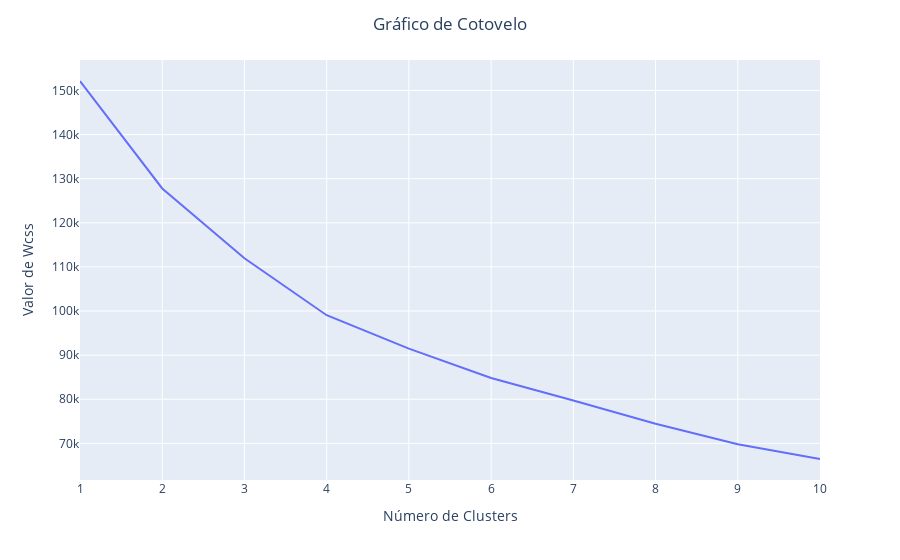

Notebook code for this chart:
### Code cell
# Graficamos nuestro diagrama del codo para ver donde quedo la menor variación de nuestra curva y reconocer el número óptimo del clusters
grafico=px.line(x=range(1,11),y=wcssCC)
grafico.update_xaxes(title_text="Número de Clusters")
grafico.update_yaxes(title_text="Valor de Wcss")
grafico.update_layout(title_text="Gráfico de Cotovelo", title_x=0.5)
grafico.show()

### Figure 1 — Plotly figure (JSON) as saved in the notebook; plotly's stock layout.template omitted (floating-point values rounded to 4 significant figures)
{"data": [{"hovertemplate": "x=%{x}<br>y=%{y}<extra></extra>", "legendgroup": "", "line": {"color": "#636efa", "dash": "solid"}, "marker": {"symbol": "circle"}, "mode": "lines", "name": "", "orientation": "v", "showlegend": false, "type": "scatter", "x": [1, 2, 3, 4, 5, 6, 7, 8, 9, 10], "xaxis": "x", "y": [152150, 127800.0, 112000.0, 99060.0, 91480.0, 84810.0, 79710.0, 74450.0, 69810.0, 66460.0], "yaxis": "y"}], "layout": {"legend": {"tracegroupgap": 0}, "margin": {"t": 60}, "title": {"text": "Gráfico de Cotovelo", "x": 0.5}, "xaxis": {"anchor": "y", "domain": [0, 1], "title": {"text": "Número de Clusters"}}, "yaxis": {"anchor": "x", "domain": [0, 1], "title": {"text": "Valor de Wcss"}}}}
